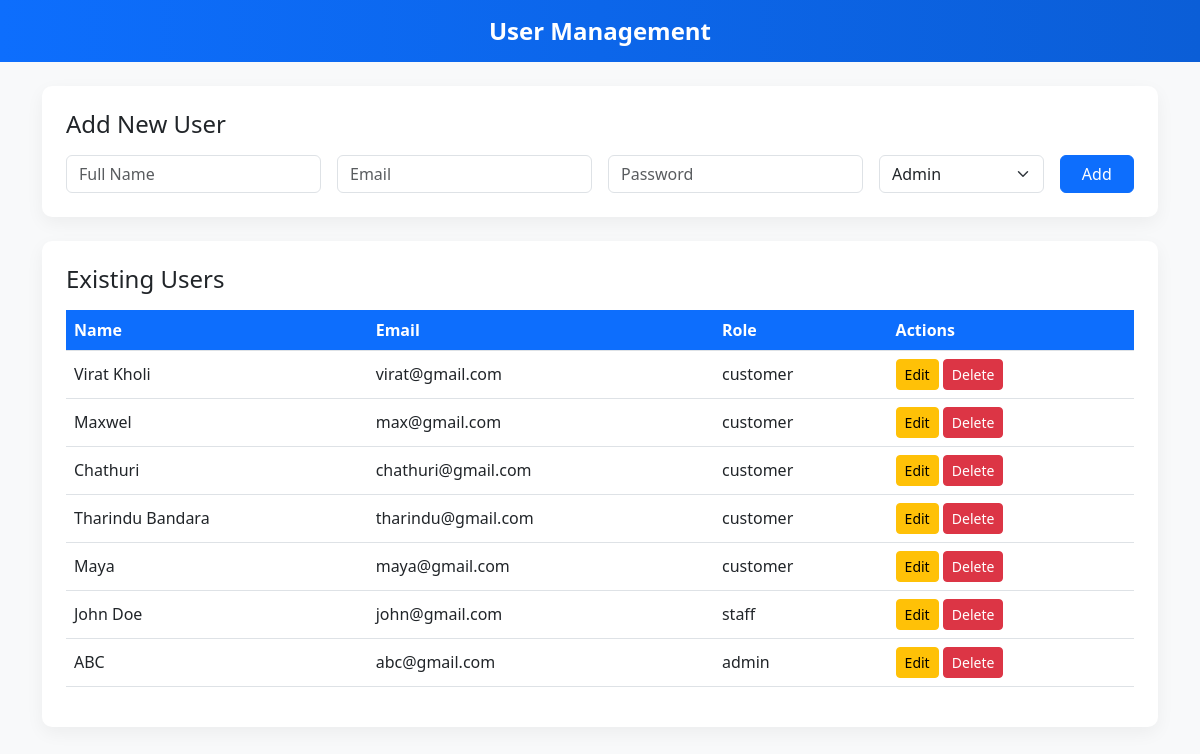
Page /fitzone/user_management.php on the committed database.
### tables this page shows
CREATE TABLE `users` (
  `user_id` int(11) NOT NULL,
  `name` varchar(255) DEFAULT NULL,
  `email` varchar(255) DEFAULT NULL,
  `password` varchar(255) DEFAULT NULL,
  `role` enum('customer','staff','admin') DEFAULT 'customer'
);

### fitzone/user_management.php (the view, shortened to what this page needs)
<?php
$servername = "localhost";
$username = "root";
$password = "";
$dbname = "fitzone";
$conn = new mysqli($servername, $username, $password, $dbname);
$result = $conn->query("SELECT * FROM users ORDER BY user_id DESC");
?>
<!DOCTYPE html>
<html lang="en">
<head>
<link href="https://cdnjs.cloudflare.com/ajax/libs/bootstrap/5.3.0/css/bootstrap.min.css" rel="stylesheet">
</head>
<body>
<nav class="navbar navbar-expand-lg px-3">
    <span class="navbar-brand mx-auto">User Management</span>
</nav>
<div class="container py-4">
    <div class="card p-4 mb-4">
        <h4 class="mb-3">Add New User</h4>
        <form method="POST">
            <div class="row g-3">
                <div class="col-md-3"><input type="text" class="form-control" name="name" placeholder="Full Name" required></div>
                <div class="col-md-3"><input type="email" class="form-control" name="email" placeholder="Email" required></div>
                <div class="col-md-3"><input type="password" class="form-control" name="password" placeholder="Password" required></div>
                <div class="col-md-2">
                    <select class="form-select" name="role" required>
                        <option>Admin</option>
                    </select>
                </div>
                <div class="col-md-1 d-grid"><button type="submit" name="add_user" class="btn btn-primary">Add</button></div>
            </div>
        </form>
    </div>
    <div class="card p-4">
        <h4 class="mb-3">Existing Users</h4>
        <div class="table-responsive">
            <table class="table table-hover align-middle">
                <thead>
                    <tr><th>Name</th><th>Email</th><th>Role</th><th>Actions</th></tr>
                </thead>
                <tbody>
                    <?php if ($result->num_rows > 0): while ($row = $result->fetch_assoc()): ?>
                        <tr id="row-<?= $row['user_id']; ?>">
                            <td><?= htmlspecialchars($row['name']); ?></td>
                            <td><?= htmlspecialchars($row['email']); ?></td>
                            <td><?= htmlspecialchars($row['role']); ?></td>
                            <td>
                                <button class="btn btn-sm btn-warning" onclick="openEditModal(<?= $row['user_id']; ?>, '<?= htmlspecialchars($row['name']); ?>', '<?= htmlspecialchars($row['email']); ?>', '<?= $row['role']; ?>')">Edit</button>
                                <button class="btn btn-sm btn-danger" onclick="deleteUser(<?= $row['user_id']; ?>)">Delete</button>
                            </td>
                        </tr>
                    <?php endwhile; else: ?>
                        <tr><td colspan="4" class="text-center">No users found</td></tr>
                    <?php endif; ?>
                </tbody>
            </table>
        </div>
    </div>
</div>
</body>
</html>

### fitzone/user_management.php (style rules this page uses)
body { background-color: #f8f9fa; font-family: 'Segoe UI', sans-serif; }
.navbar { background: linear-gradient(90deg, #0d6efd, #0b5ed7); }
.navbar-brand { font-weight: bold; color: white !important; font-size: 1.5rem; }
.card { border: none; border-radius: 10px; background: white; box-shadow: 0 6px 18px rgba(0,0,0,0.05); }
.table th { background: #0d6efd; color: white; }

### rows in the picture
users: name "Virat Kholi", email "virat@gmail.com", role "customer"
users: name "Maxwel", email "max@gmail.com", role "customer"
users: name "Chathuri", email "chathuri@gmail.com", role "customer"
users: name "Tharindu Bandara", email "tharindu@gmail.com", role "customer"
users: name "Maya", email "maya@gmail.com", role "customer"
users: name "John Doe", email "john@gmail.com", role "staff"
users: name "ABC", email "abc@gmail.com", role "admin"
